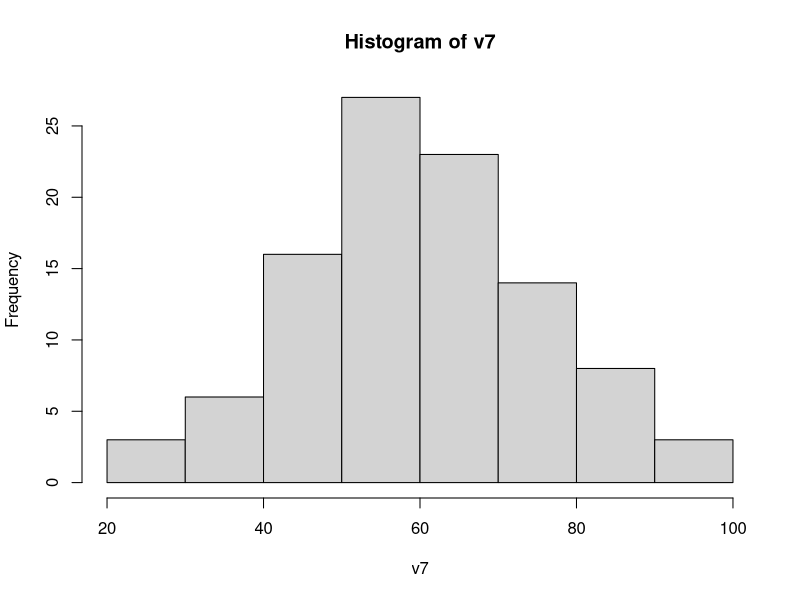
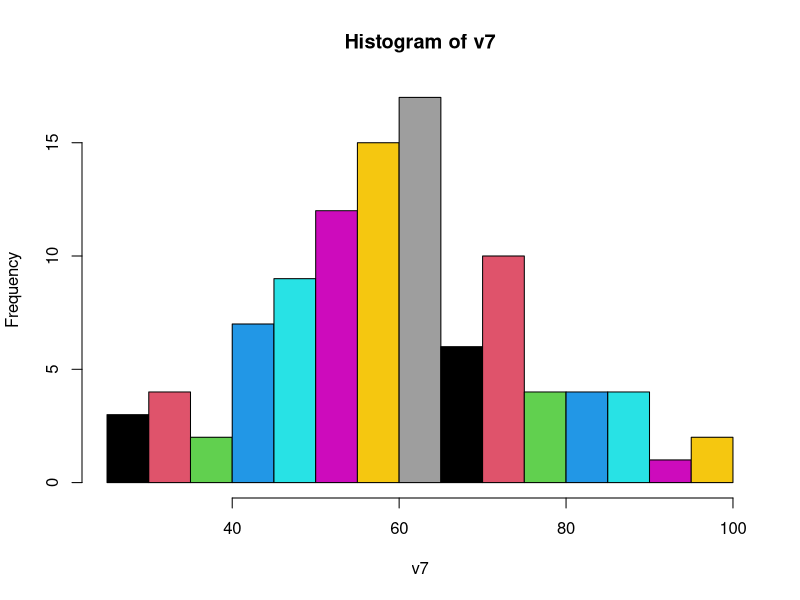
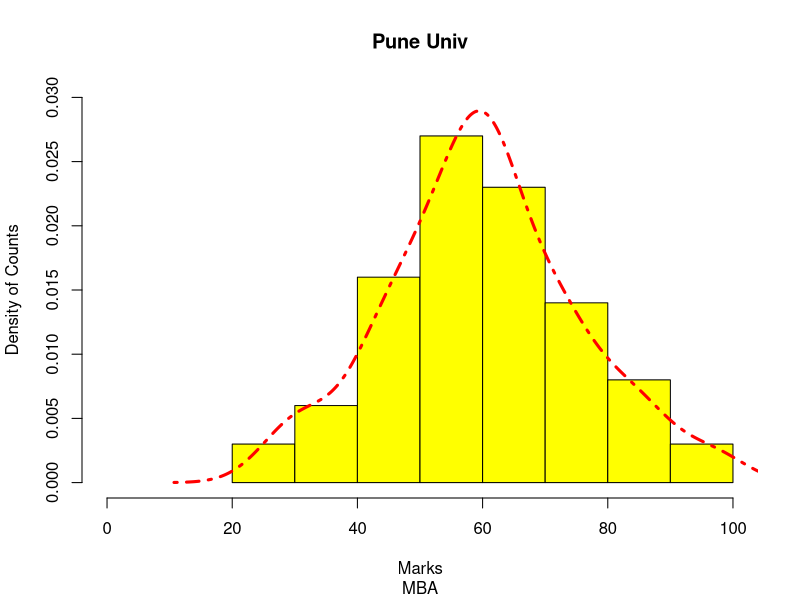
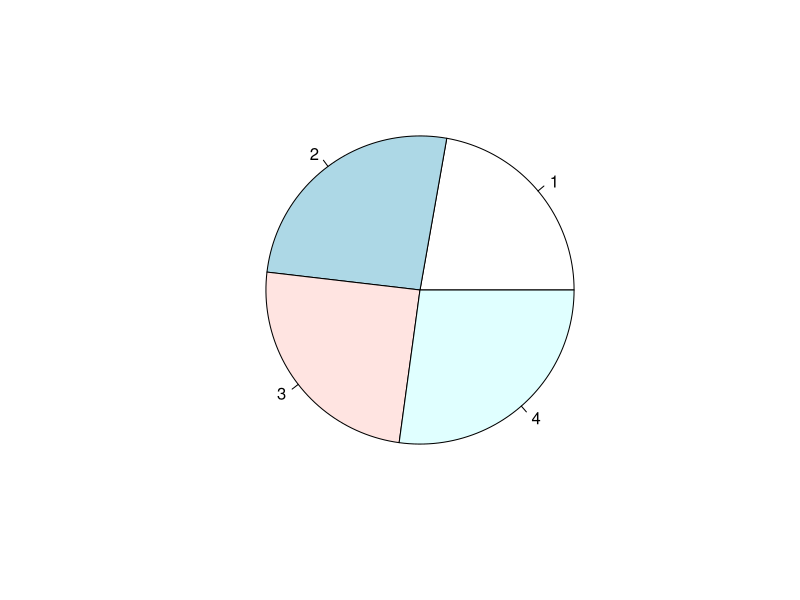
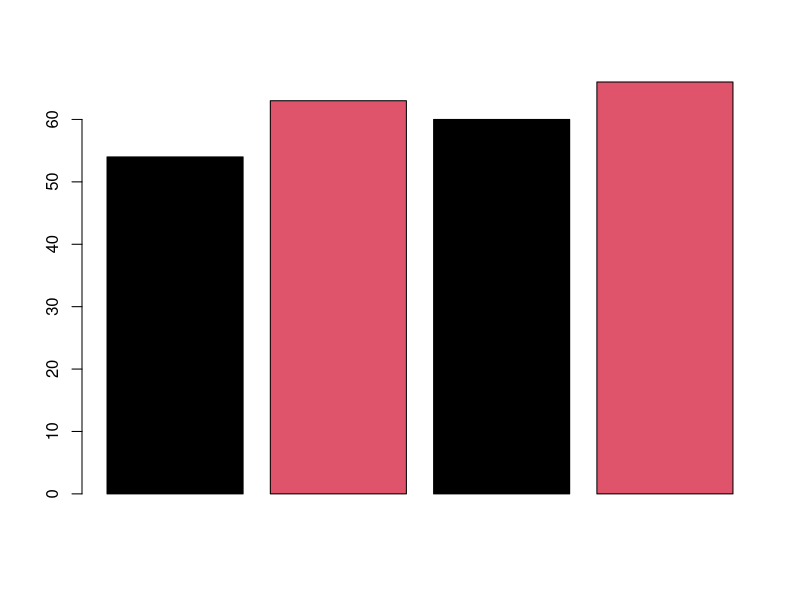

The R source for these figures, in order:
# data strucutres 

#Vectors----
v1 = c(1,2,3,4,5,4)
class(v1)
v1
v1[v1==4]=7
v1
?class
v2= c('A','B','C','D','e')
v2
class(v2)
v3 =c(TRUE,FALSE,T,F)
class(v3)
v2[3]
v3[4]
v4= c(1,2, 'A')
v4
v5 = c(T,2,F,'A')
v5
class(v4)
v6=c('A', 2,'B')
v6
v1
set.seed(100)
v7 = rnorm(100, mean=60, sd=15)
v7
mean(v7)
sd(v7)
?rnorm
hist(v7)
hist(v7, breaks=15, col=1:15)
hist(v7,freq=F, col='yellow', main='Pune Univ', sub='MBA' , xlab='Marks', ylab='Density of Counts', xlim=c(0, 100), ylim=c(0,0.03))
lines(density(v7), col='red', lty=4, lwd=3)

#title(main=' Pune University', sub='MBA')

#Matrix----
length(100:123)
(m1 =matrix(100:123, ncol=6, byrow = T))
(m2 =matrix(c(100:123), ncol=4, byrow = T))
m2[1 , ]
m2[ , 2]
m2[1:2 , ]
m2
m2[, c(1,4)]
m2[c(2,6), c(1,4)] # 2 & 6th row, 1st & 4th col
m2[2:6, 1:4]
colSums(m2)
colMeans(m2)
rowSums(m2)
rowMeans(m2)
mean(m2[,2])

#x



#Array----
length(100:123)
4*3*2
(a1 = array(100:123, dim=c(4,3,2)))
?array
(loc = paste('loc', 1:4,sep='-'))
(product = paste('p', 1:3,sep='@'))
(coy = paste('coy', 1:2,sep='%'))
dimnames(a1) = list(loc, product, coy)
a1
apply(a1,1, sum)
apply(a1,2, sum)
apply(a1,c(1,2), sum)
apply(a1,c(2,3), sum)
apply(a1,c(1,3), sum)

apply(a1,3, sum)
sum(a1)

#Data Frame----
(rollno = 1:30)
(sname = paste('student',1:30,sep=''))
(gender = sample(c('M','F'), size=30, replace=T, prob=c(.7,.3)))
(marks = floor(rnorm(30, 50,10)))
(marks2 = ceiling(rnorm(30,40,5)))
(course = sample(c('BBA','MBA'), size=30, replace=T, prob=c(.5,.5)))

df1= data.frame(rollno, sname, gender, marks, marks2, course)
head(df1,n=3)
head(df1,3)
?head
tail(df1)
str(df1)
class(df1)
summary(df1)
df1
df1$gender
df1$marks
df1[ , c(2,4)]
df1[1:10 ,]
df1[ marks > 50 & gender=='F', c('rollno', 'sname')]
df1[ marks > 50 & gender=='F', c(1,2)]
df1[ marks > 50 | gender=='F', ]
names(df1)  # names of columns
dim(df1)  #Dimensions

aggregate(df1$marks, by=list(df1$gender), FUN=max)
df2 = aggregate(cbind(marks,marks2) ~ gender + course, data=df1, FUN=max)
df2
pie(x=df2$marks)
barplot(df2$marks, col=1:2)
?aggregate

#using dplyr package
library(dplyr)


#


#List----

#Factors----

(grades = sample(c('A','B','C','D'), size=30, replace=T, prob=c(.3,.2,.4,.1)))
table(grades)
class(grades)
gradesF = factor(grades)
grades
gradesF
gradesF1 = factor(grades, ordered=T)
gradesF1
gradesF2 = factor(grades, ordered=T, levels=c('D','C','B','A'))
gradesF2
x = 1:4
sort(x)
rev(x)




?list
(v1 = 1:30)
(m1 = matrix(1:24, nrow=6))
(a1 = array(1:24, dim=c(4,3,2)))
(df1 = data.frame(rollno=c(1:5), sname=c(paste('S',1:5, sep='-'))))
class(v1); class(m1); class(a1); class(df1)
L1 = list(v1, m1, a1, df1)  # List
L1
L1[1]; L1[2] ; L1[3]; L1[4]
(v2 = c('a','b'))
L2 = list(v2, L1)
L2
